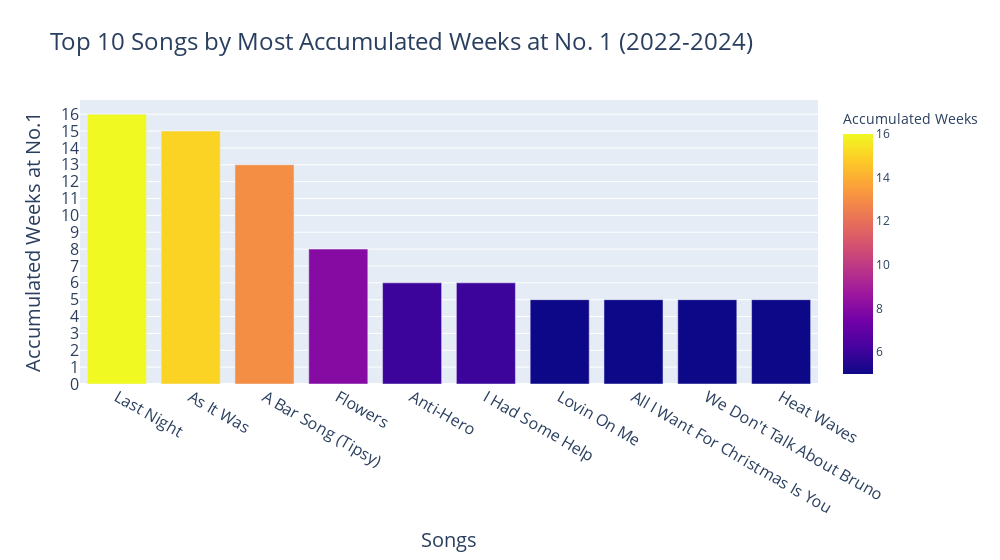

The notebook cell this image was saved under:
### Code cell
# Top 10 Songs by Accumulated Weeks at No. 1 (2022-2024)

# Create a bar chart
fig = px.bar(
    top_10_no1,
    x='Title',
    y='Accumulated Weeks',
    hover_data=['Singer(s)'],
    color='Accumulated Weeks',
    title='Top 10 Songs by Most Accumulated Weeks at No. 1 (2022-2024)',
    width=1000
)

# Customize the chart
fig.update_layout(
    xaxis_title='Songs',
    yaxis_title='Accumulated Weeks at No.1',
    title_font=dict(size=24),
    xaxis_title_font=dict(size=20),
    yaxis_title_font=dict(size=20),
    xaxis=dict(
        tickfont=dict(size=16)
    ),
    yaxis=dict(
        tickfont=dict(size=16),
        tickmode='linear'
    ),
    hoverlabel=dict(
        font=dict(
            family="Arial",
            size=14
        )
    ),
    bargap=0.2
)

# Show the chart
fig.show()

### Figure 1 — Plotly figure (JSON) as saved in the notebook; plotly's stock layout.template omitted (floating-point values rounded to 4 significant figures)
{"data": [{"alignmentgroup": "True", "customdata": [["Morgan Wallen"], ["Harry Styles"], ["Shaboozey"], ["Miley Cyrus"], ["Taylor Swift"], ["Post Malone Featuring Morgan Wallen"], ["Jack Harlow"], ["Mariah Carey"], ["Carolina Gaitan, Mauro Castillo, Adassa, Rhenzy Feliz, Diane Guerrero, Stephanie Beatriz & Encanto Cast"], ["Glass Animals"]], "hovertemplate": "Title=%{x}<br>Accumulated Weeks=%{marker.color}<br>Singer(s)=%{customdata[0]}<extra></extra>", "legendgroup": "", "marker": {"color": [16, 15, 13, 8, 6, 6, 5, 5, 5, 5], "coloraxis": "coloraxis", "pattern": {"shape": ""}}, "name": "", "offsetgroup": "", "orientation": "v", "showlegend": false, "textposition": "auto", "type": "bar", "x": ["Last Night", "As It Was", "A Bar Song (Tipsy)", "Flowers", "Anti-Hero", "I Had Some Help", "Lovin On Me", "All I Want For Christmas Is You", "We Don't Talk About Bruno", "Heat Waves"], "xaxis": "x", "y": [16, 15, 13, 8, 6, 6, 5, 5, 5, 5], "yaxis": "y"}], "layout": {"bargap": 0.2, "barmode": "relative", "coloraxis": {"colorbar": {"title": {"text": "Accumulated Weeks"}}, "colorscale": [[0, "#0d0887"], [0.1111, "#46039f"], [0.2222, "#7201a8"], [0.3333, "#9c179e"], [0.4444, "#bd3786"], [0.5556, "#d8576b"], [0.6667, "#ed7953"], [0.7778, "#fb9f3a"], [0.8889, "#fdca26"], [1, "#f0f921"]]}, "hoverlabel": {"font": {"family": "Arial", "size": 14}}, "legend": {"tracegroupgap": 0}, "title": {"font": {"size": 24}, "text": "Top 10 Songs by Most Accumulated Weeks at No. 1 (2022-2024)"}, "width": 1000, "xaxis": {"anchor": "y", "domain": [0, 1], "tickfont": {"size": 16}, "title": {"font": {"size": 20}, "text": "Songs"}}, "yaxis": {"anchor": "x", "domain": [0, 1], "tickfont": {"size": 16}, "tickmode": "linear", "title": {"font": {"size": 20}, "text": "Accumulated Weeks at No.1"}}}}
